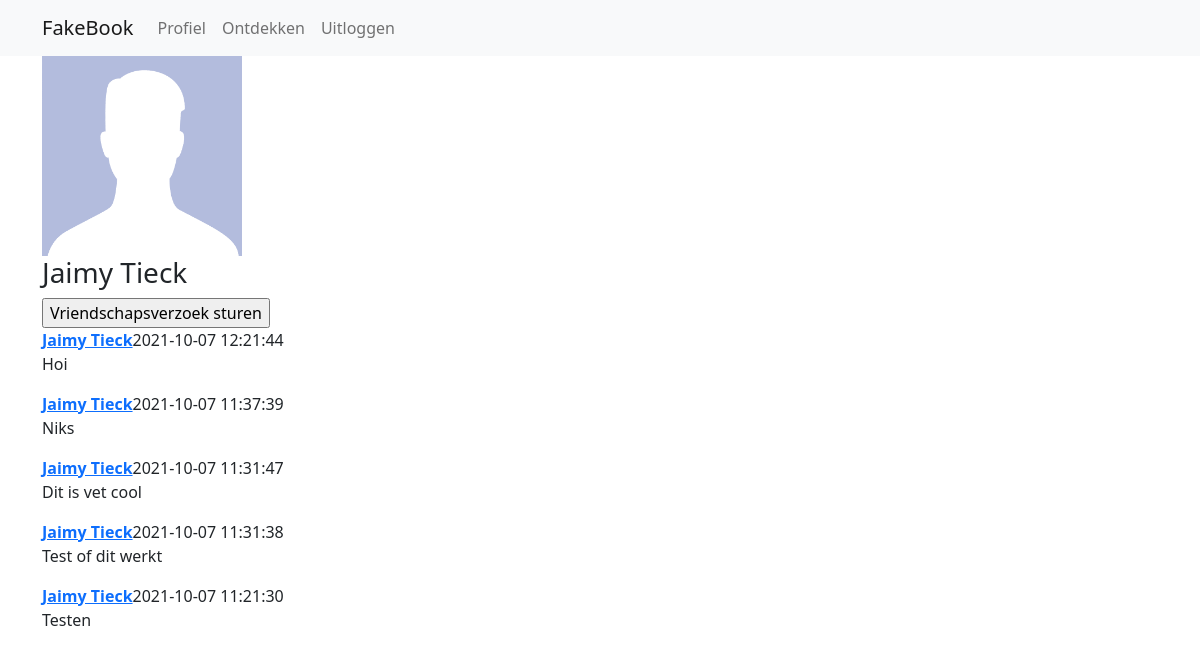
The app's page /?profileId=2 (signed in), older data.
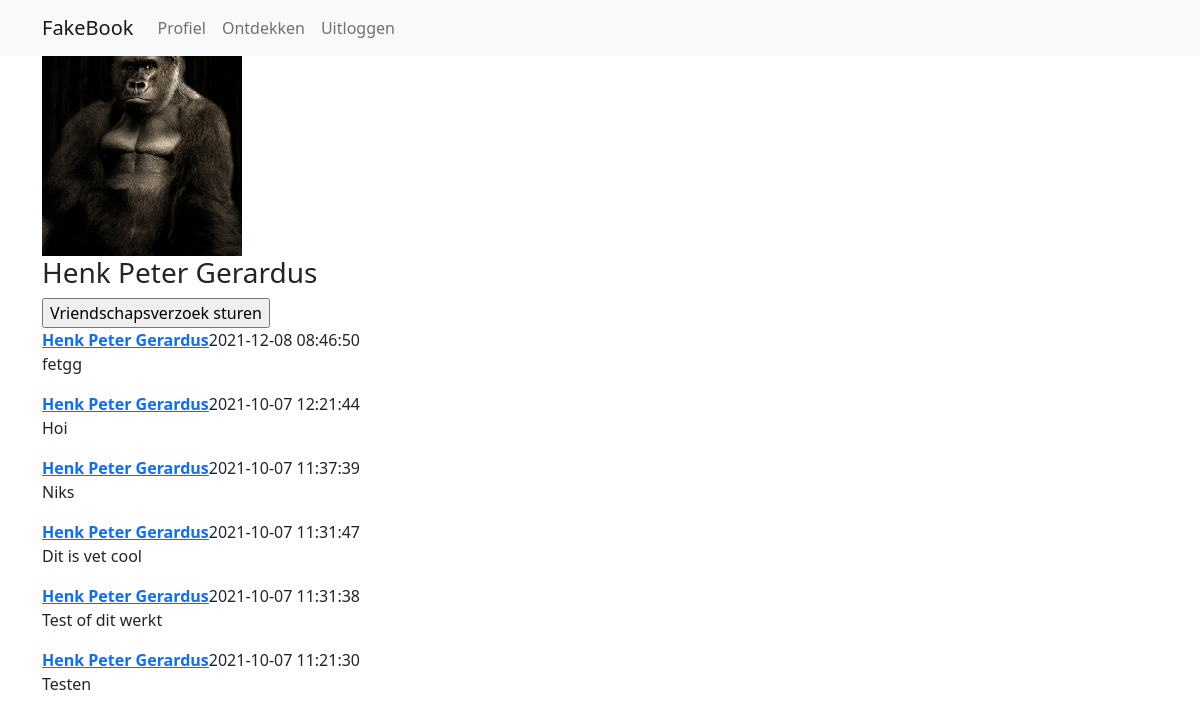
The same page, newer data.
### tables this page shows
CREATE TABLE `user` (
  `id` int(11) NOT NULL,
  `email` varchar(250) DEFAULT NULL,
  `password` text DEFAULT NULL,
  `firstName` varchar(100) DEFAULT NULL,
  `lastName` varchar(100) DEFAULT NULL,
  `country` varchar(100) DEFAULT NULL,
  `profilePicUrl` varchar(500) DEFAULT NULL,
  `biography` text DEFAULT NULL,
  `birthdate` date DEFAULT NULL,
  `gender` int(11) DEFAULT NULL,
  `profileFont` varchar(100) DEFAULT NULL,
  `profileColor` varchar(100) DEFAULT NULL
);

CREATE TABLE `post` (
  `id` int(11) NOT NULL,
  `userId` int(11) DEFAULT NULL,
  `content` text DEFAULT NULL,
  `postDate` datetime DEFAULT NULL
);

### functions.php (called while the page is built, shortened)
<?php
function isLoggedIn(){
    $bool = false;
    if(isset($_SESSION["userId"]) && $_SESSION["userId"] > 0){
        $bool = true;
    }
    return $bool;
}
function getUserData($db, $userId){
    $sql = "SELECT * FROM user WHERE id='".$userId."' ORDER BY id LIMIT 1";
    if($result = $db->prepare($sql)){
        $result->execute();
        if($result->rowCount() == 1){
            $result = $result->fetchAll(PDO::FETCH_ASSOC);
            $result = $result[0];
            return $result;
        } else {
            return null;
        }
    } else {
        return null;
    }
}
function checkIfPendingFriendRequest($db, $senderId, $receiverId){
    $return = false;
    $sql = "SELECT id FROM friend_request WHERE senderId='".$senderId."' && receiverId='".$receiverId."'";
    if($result = $db->prepare($sql)){
        $result->execute();
    }
    return $return;
}
function checkIfFriends($db, $userId1, $userId2){
    $return = false;
    $sql = "SELECT id FROM friend WHERE ((userId1='".$userId1."' && userId2='".$userId2."') || (userId1='".$userId2."' && userId2='".$userId1."'))";
    if($result = $db->prepare($sql)){
        $result->execute();
    }
    return $return;
}
?>

### classes/post.class.php (the view, shortened to what this page needs)
<?php
class Post{
    private $db;
    private $id;
    private $content;
    private $date;
    private $userId;
    private $userFullName;
    public function __construct($db, $id){
        $this->db = $db;
        $this->id = $id;
    }
    private function getPostData(){
        $sql = "SELECT * FROM post WHERE id=".$this->id;
        if($result = $this->db->prepare($sql)){
            $result->execute();
            if($result->rowCount() > 0){
                $result = $result->fetchAll(PDO::FETCH_ASSOC);
                $result = $result[0];
                $this->content = $result["content"];
                $this->date = $result["postDate"];
                $this->userId = $result["userId"];
            }
        }
    }
    private function getUserData(){
        $sql = "SELECT firstName, lastName, profilePicUrl FROM user WHERE id='".$this->userId."' LIMIT 1";
        if($result = $this->db->prepare($sql)){
            $result->execute();
            if($result->rowCount() == 1){
                $result = $result->fetchAll(PDO::FETCH_ASSOC);
                $result = $result[0];
                $this->userFullName = $result["firstName"] . " " . $result["lastName"];
            }
        }
    }
    private function UserExists(){
        if(isset($this->userFullName) && strlen($this->userFullName) > 1){
            return true;
        } else {
            return false;
        }
    }
    public function render(){
        if($this->userExists()){
            echo "<div class=\"post\">";
                echo "<a href=\"?profileId=".$this->userId."\"><strong>".$this->userFullName."</strong></a>";
                echo "<span class=\"date\">".$this->date."</span>";
                echo "<p>".$this->content."</p>";
            echo "</div>";
        }
    }
}
?>

### index.php (shortened to what this page needs)
<?php
require("functions.php");
require("db.php");
include("classes/post.class.php");
if(isset($_GET["profileId"]) && $_GET["profileId"] > 0){
    $activePageId = 5;
}
?>
<!DOCTYPE html>
<html lang="nl">
<head>
    <link href="https://cdn.jsdelivr.net/npm/bootstrap@5.0.2/dist/css/bootstrap.min.css" rel="stylesheet">
    <link rel="stylesheet" href="style.css">
</head>
<body>
    <?php
        if(isLoggedIn()){
            include_once("content/content_navbar.php");
        }
        echo "<div class=\"container\">";
            switch($activePageId){
                case 5:
                    include_once("content/content_profile.php");
                break;
            }
        echo "</div>";
    ?>
</body>
</html>

### content/content_navbar.php (shortened to what this page needs)
<nav class="navbar navbar-expand-lg navbar-light bg-light">
    <div class="container">
        <a class="navbar-brand" href="index.php">FakeBook</a>
        <div class="collapse navbar-collapse" id="navbarNav">
            <ul class="navbar-nav">
                <li class="nav-item active">
                    <?php echo "<a class=\"nav-link\" href=\"index.php?profileId=" . $_SESSION["userId"] . "\">Profiel</a>"; ?>
                </li>
                <li class="nav-item">
                    <a class="nav-link" href="index.php?page=7">Ontdekken</a>
                </li>
                <li class="nav-item">
                    <a class="nav-link" href="index.php?page=4">Uitloggen</a>
                </li>
            </ul>
        </div>
    </div>
</nav>

### content/content_profile.php (shortened to what this page needs)
<?php
if(isset($_GET["profileId"]) && $_GET["profileId"] > 0){
    $userData = getUserData($db, $_GET["profileId"]);
    if($userData != null){
        if(strlen($userData["profilePicUrl"]) < 1){
            echo "<img class=\"profilePicture\" src=\"assets/images/nopicture_".$userData["gender"].".png\" alt=\"Profielfoto van ".$userData["firstName"]." ".$userData["lastName"]."\">";
        } else {
            echo "<img class=\"profilePicture\" src=\"uploads/".$userData["profilePicUrl"]."\" alt=\"Profielfoto van ".$userData["firstName"]." ".$userData["lastName"]."\">";
        }
        echo "<h3>".$userData["firstName"]." ".$userData["lastName"]."</h3>";
        if($_GET["profileId"] == $_SESSION["userId"]){
            echo "<a href=\"?page=6\">Je profiel bewerken</a>";
        } else {
            echo "<form method=\"POST\">";
                if(checkIfPendingFriendRequest($db, $_SESSION["userId"], $_GET["profileId"])){
                    echo "<input type=\"submit\" name=\"cancelRequest\" value=\"Vriendschapsverzoek annuleren\">";
                } else if(checkIfPendingFriendRequest($db, $_GET["profileId"], $_SESSION["userId"])){
                    echo "<input type=\"submit\" name=\"acceptRequest\" value=\"Vriendschapsverzoek accepteren\">";
                    echo "<input type=\"submit\" name=\"declineRequest\" value=\"Vriendschapsverzoek weigeren\">";
                } else if(checkIfFriends($db, $_SESSION["userId"], $_GET["profileId"])){
                    echo "<input type=\"submit\" name=\"deleteFriend\" value=\"Vriend verwijderen\">";
                } else {
                    echo "<input type=\"submit\" name=\"sendRequest\" value=\"Vriendschapsverzoek sturen\">";
                }
            echo "</form>";
        }
        $sql = "SELECT id FROM post WHERE userId=? ORDER BY postDate DESC";
        if($result = $db->prepare($sql)){
            $result->execute([intval($_GET["profileId"])]);
            if($result->rowCount() > 0){
                $result = $result->fetchAll(PDO::FETCH_ASSOC);
                foreach($result as $post){
                    $p = new Post($db, $post["id"]);
                    $p->render();
                }
            }
        }
    } else {
        echo "<h2>Profiel niet gevonden</h2>";
        echo "<p>Het opgevraagde profiel is niet gevonden, of bestaat niet (meer). Klik <a href=\"index.php\">hier</a> om naar de homepagina te gaan</p>";
    }
}
?>

### style.css (style rules this page uses)
.profilePicture { width: 200px; height: 200px; object-fit: cover; }

Row changes from the older to the newer data that the page shows:
changed user: profilePicUrl: picture added; firstName "Jaimy" → "Henk Peter"; lastName "Tieck" → "Gerardus"
added post: userId.lastName "Henk Peter Gerardus", postDate "2021-12-08 08:46:50", content "fetgg"
changed through a linked row, post "Hoi": userId.lastName "Jaimy Tieck" → "Henk Peter Gerardus"
changed through a linked row, post "Niks": userId.lastName "Jaimy Tieck" → "Henk Peter Gerardus"
changed through a linked row, post "Dit is vet cool": userId.lastName "Jaimy Tieck" → "Henk Peter Gerardus"
changed through a linked row, post "Test of dit werkt": userId.lastName "Jaimy Tieck" → "Henk Peter Gerardus"
changed through a linked row, post "Testen": userId.lastName "Jaimy Tieck" → "Henk Peter Gerardus"
